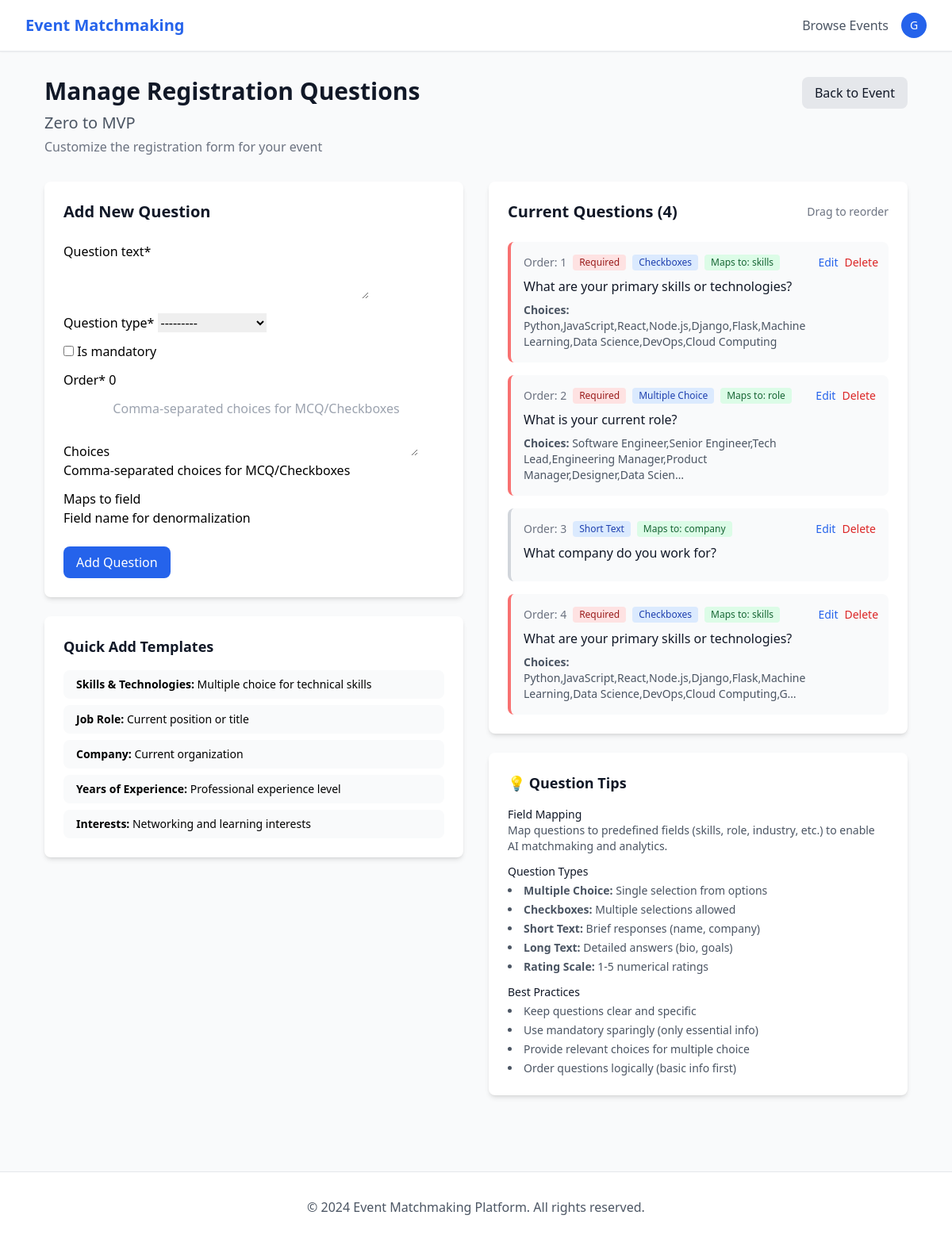
The app's page /event/1/questions/ (signed in) with its own data.
### events/models.py (models this page shows, shortened)
class Event(models.Model):
    STATUS_CHOICES = [
        ('draft', 'Draft'),
        ('published', 'Published'),
        ('ongoing', 'Ongoing'),
        ('completed', 'Completed'),
        ('cancelled', 'Cancelled'),
    ]
    host = models.ForeignKey(Host, on_delete=models.CASCADE, related_name='events')
    title = models.CharField(max_length=255)
    description = models.TextField()
    date = models.DateTimeField()
    end_date = models.DateTimeField(null=True, blank=True)
    location = models.CharField(max_length=255, blank=True)
    max_participants = models.IntegerField(null=True, blank=True)
    status = models.CharField(max_length=20, choices=STATUS_CHOICES, default='draft')
    template = models.ForeignKey(EventTemplate, on_delete=models.SET_NULL, null=True, blank=True)
    qr_code = models.ImageField(upload_to='qr_codes/', blank=True)
    registration_deadline = models.DateTimeField(null=True, blank=True)
    allow_waitlist = models.BooleanField(default=True)
    enable_qa = models.BooleanField(default=True)
    enable_matchmaking = models.BooleanField(default=True)
    created_at = models.DateTimeField(auto_now_add=True)
    updated_at = models.DateTimeField(auto_now=True)
    class Meta:
        ordering = ['-created_at']

class OnboardingQuestion(models.Model):
    QUESTION_TYPES = [
        ('multiple_choice', 'Multiple Choice'),
        ('short_text', 'Short Text'),
        ('long_text', 'Long Text'),
        ('rating_scale', 'Rating Scale'),
        ('checkboxes', 'Checkboxes'),
        ('email', 'Email'),
        ('number', 'Number'),
    ]
    event = models.ForeignKey(Event, on_delete=models.CASCADE, related_name='onboarding_questions', null=True, blank=True)
    template = models.ForeignKey(EventTemplate, on_delete=models.CASCADE, null=True, blank=True, related_name='template_questions')
    question_text = models.CharField(max_length=500)
    question_type = models.CharField(max_length=50, choices=QUESTION_TYPES)
    is_mandatory = models.BooleanField(default=False)
    order = models.IntegerField(default=0)
    choices = models.TextField(blank=True, help_text="Comma-separated choices for MCQ/Checkboxes")
    maps_to_field = models.CharField(max_length=50, blank=True, help_text="Field name for denormalization")
    created_at = models.DateTimeField(auto_now_add=True)
    class Meta:
        ordering = ['order', 'created_at']

### events/views.py (the view)
# urls.py: path('event/<int:event_id>/questions/', views.manage_questions, name='manage_questions'),
@login_required
def manage_questions(request, event_id):
    event = get_object_or_404(Event, id=event_id, host__user=request.user)
    questions = event.onboarding_questions.all().order_by('order')
    if request.method == 'POST':
        form = OnboardingQuestionForm(request.POST)
        if form.is_valid():
            question = form.save(commit=False)
            question.event = event
            question.save()
            messages.success(request, 'Question added successfully!')
            return redirect('manage_questions', event_id=event.id)
    else:
        form = OnboardingQuestionForm()
    context = {
        'event': event,
        'questions': questions,
        'form': form
    }
    return render(request, 'events/host/manage_questions.html', context)

### events/forms.py
class OnboardingQuestionForm(forms.ModelForm):
    class Meta:
        model = OnboardingQuestion
        fields = [
            'question_text', 'question_type', 'is_mandatory', 'order',
            'choices', 'maps_to_field'
        ]
        widgets = {
            'question_text': forms.Textarea(attrs={'rows': 2}),
            'choices': forms.Textarea(attrs={'rows': 3, 'placeholder': 'Comma-separated choices for MCQ/Checkboxes'}),
        }
    def __init__(self, *args, **kwargs):
        super().__init__(*args, **kwargs)
        self.helper = FormHelper()
        self.helper.layout = Layout(
            'question_text',
            Row(
                Column('question_type', css_class='form-group col-md-6 mb-0'),
                Column('maps_to_field', css_class='form-group col-md-6 mb-0'),
                css_class='form-row'
            ),
            'choices',
            Row(
                Column('is_mandatory', css_class='form-group col-md-6 mb-0'),
                Column('order', css_class='form-group col-md-6 mb-0'),
                css_class='form-row'
            ),
        )

### templates/events/host/manage_questions.html (shortened to what this page needs)
{% extends 'base.html' %}
{% load crispy_forms_tags %}
{% block content %}
<div class="max-w-6xl mx-auto px-4 sm:px-6 lg:px-8 py-8">
    <div class="mb-8">
        <div class="flex justify-between items-start">
            <div>
                <h1 class="text-3xl font-bold text-gray-900">Manage Registration Questions</h1>
                <h2 class="text-xl text-gray-600 mt-2">{{ event.title }}</h2>
                <p class="text-gray-500 mt-1">Customize the registration form for your event</p>
            </div>
            <a href="{% url 'event_detail' event.id %}" class="btn btn-secondary">
                Back to Event
            </a>
        </div>
    </div>
    <div class="grid grid-cols-1 lg:grid-cols-2 gap-8">
        <div>
            <div class="card">
                <h3 class="text-xl font-semibold text-gray-900 mb-6">Add New Question</h3>
                <form method="post">
                    {{ form|crispy }}
                    <div class="mt-6">
                        <button type="submit" class="btn btn-primary">
                            Add Question
                        </button>
                    </div>
                </form>
            </div>
            <div class="card mt-6">
                <h3 class="text-lg font-semibold text-gray-900 mb-4">Quick Add Templates</h3>
                <div class="space-y-2">
                    <button onclick="addQuickQuestion('skills')" class="w-full text-left px-4 py-2 bg-gray-50 hover:bg-gray-100 rounded-lg text-sm transition-colors">
                        <strong>Skills & Technologies:</strong> Multiple choice for technical skills
                    </button>
                    <button onclick="addQuickQuestion('role')" class="w-full text-left px-4 py-2 bg-gray-50 hover:bg-gray-100 rounded-lg text-sm transition-colors">
                        <strong>Job Role:</strong> Current position or title
                    </button>
                    <button onclick="addQuickQuestion('company')" class="w-full text-left px-4 py-2 bg-gray-50 hover:bg-gray-100 rounded-lg text-sm transition-colors">
                        <strong>Company:</strong> Current organization
                    </button>
                    <button onclick="addQuickQuestion('experience')" class="w-full text-left px-4 py-2 bg-gray-50 hover:bg-gray-100 rounded-lg text-sm transition-colors">
                        <strong>Years of Experience:</strong> Professional experience level
                    </button>
                    <button onclick="addQuickQuestion('interests')" class="w-full text-left px-4 py-2 bg-gray-50 hover:bg-gray-100 rounded-lg text-sm transition-colors">
                        <strong>Interests:</strong> Networking and learning interests
                    </button>
                </div>
            </div>
        </div>
        <div>
            <div class="card">
                <div class="flex justify-between items-center mb-6">
                    <h3 class="text-xl font-semibold text-gray-900">Current Questions ({{ questions.count }})</h3>
                    <span class="text-sm text-gray-500">Drag to reorder</span>
                </div>
                {% if questions %}
                    <div class="space-y-4" id="questions-list">
                        {% for question in questions %}
                        <div class="bg-gray-50 rounded-lg p-4 border-l-4
                            {% if question.is_mandatory %}border-red-400{% else %}border-gray-300{% endif %}"
                             data-question-id="{{ question.id }}">
                            <div class="flex justify-between items-start">
                                <div class="flex-1">
                                    <div class="flex items-center space-x-2 mb-2">
                                        <span class="text-sm font-medium text-gray-500">Order: {{ question.order }}</span>
                                        {% if question.is_mandatory %}
                                        <span class="inline-flex items-center px-2 py-0.5 rounded text-xs font-medium bg-red-100 text-red-800">
                                            Required
                                        </span>
                                        {% endif %}
                                        <span class="inline-flex items-center px-2 py-0.5 rounded text-xs font-medium bg-blue-100 text-blue-800">
                                            {{ question.get_question_type_display }}
                                        </span>
                                        {% if question.maps_to_field %}
                                        <span class="inline-flex items-center px-2 py-0.5 rounded text-xs font-medium bg-green-100 text-green-800">
                                            Maps to: {{ question.maps_to_field }}
                                        </span>
                                        {% endif %}
                                    </div>
                                    <h4 class="font-medium text-gray-900 mb-2">{{ question.question_text }}</h4>
                                    {% if question.choices %}
                                    <div class="text-sm text-gray-600">
                                        <strong>Choices:</strong> {{ question.choices|truncatechars:100 }}
                                    </div>
                                    {% endif %}
                                </div>
                                <div class="flex space-x-2 ml-4">
                                    <button onclick="editQuestion({{ question.id }})"
                                            class="text-blue-600 hover:text-blue-800 text-sm font-medium">
                                        Edit
                                    </button>
                                    <button onclick="deleteQuestion({{ question.id }})"
                                            class="text-red-600 hover:text-red-800 text-sm font-medium">
                                        Delete
                                    </button>
                                </div>
                            </div>
                        </div>
                        {% endfor %}
                    </div>
                {% endif %}
            </div>
            <div class="card mt-6">
                <h3 class="text-lg font-semibold text-gray-900 mb-4">💡 Question Tips</h3>
                <div class="space-y-3 text-sm text-gray-600">
                    <div>
                        <h4 class="font-medium text-gray-900">Field Mapping</h4>
                        <p>Map questions to predefined fields (skills, role, industry, etc.) to enable AI matchmaking and analytics.</p>
                    </div>
                    <div>
                        <h4 class="font-medium text-gray-900">Question Types</h4>
                        <ul class="list-disc list-inside mt-1 space-y-1">
                            <li><strong>Multiple Choice:</strong> Single selection from options</li>
                            <li><strong>Checkboxes:</strong> Multiple selections allowed</li>
                            <li><strong>Short Text:</strong> Brief responses (name, company)</li>
                            <li><strong>Long Text:</strong> Detailed answers (bio, goals)</li>
                            <li><strong>Rating Scale:</strong> 1-5 numerical ratings</li>
                        </ul>
                    </div>
                    <div>
                        <h4 class="font-medium text-gray-900">Best Practices</h4>
                        <ul class="list-disc list-inside mt-1 space-y-1">
                            <li>Keep questions clear and specific</li>
                            <li>Use mandatory sparingly (only essential info)</li>
                            <li>Provide relevant choices for multiple choice</li>
                            <li>Order questions logically (basic info first)</li>
                        </ul>
                    </div>
                </div>
            </div>
        </div>
    </div>
</div>
{% endblock %}

### templates/base.html (shortened to what this page needs)
<!DOCTYPE html>
<html lang="en">
<head>
    {% load static %}
    <link rel="stylesheet" href="{% static 'css/output.css' %}">
</head>
<body class="bg-gray-50 min-h-screen">
    <nav class="navbar">
        <div class="max-w-7xl mx-auto px-4 sm:px-6 lg:px-8">
            <div class="flex justify-between h-16">
                <div class="flex items-center">
                    <a href="{% url 'home' %}" class="text-xl font-bold text-primary-600">
                        Event Matchmaking
                    </a>
                </div>
                <div class="flex items-center space-x-4">
                    <a href="{% url 'event_list' %}" class="text-gray-600 hover:text-gray-900">Browse Events</a>
                    {% if user.is_authenticated %}
                        <div class="relative">
                            <button type="button" class="flex items-center text-sm rounded-full focus:outline-none focus:ring-2 focus:ring-offset-2 focus:ring-primary-500" id="user-menu-button" aria-expanded="false" aria-haspopup="true">
                                <div class="h-8 w-8 rounded-full bg-primary-600 flex items-center justify-center">
                                    <span class="text-sm font-medium text-white">
                                        {{ user.username|first|upper }}
                                    </span>
                                </div>
                            </button>
                        </div>
                    {% else %}
                        <a href="{% url 'login' %}" class="text-gray-600 hover:text-gray-900">Login</a>
                        <a href="{% url 'host_register' %}" class="btn btn-primary">Host an Event</a>
                    {% endif %}
                </div>
            </div>
        </div>
    </nav>
    <main>
        {% block content %}{% endblock %}
    </main>
    <footer class="bg-white border-t border-gray-200 mt-16">
        <div class="max-w-7xl mx-auto px-4 sm:px-6 lg:px-8 py-8">
            <div class="text-center text-gray-600">
                <p>&copy; 2024 Event Matchmaking Platform. All rights reserved.</p>
            </div>
        </div>
    </footer>
</body>
</html>

### records on screen
Event: title "Zero to MVP"
OnboardingQuestion: order "1", is_mandatory "Required", question_type "Checkboxes", maps_to_field "skills", question_text "What are your primary skills or technologies?", choices "Python,JavaScript,React,Node.js,Django,Flask,Machine Learning,Data Science,DevOps,Cloud Computing"
OnboardingQuestion: order "2", is_mandatory "Required", question_type "Multiple Choice", maps_to_field "role", question_text "What is your current role?", choices "Software Engineer,Senior Engineer,Tech Lead,Engineering Manager,Product Manager,Designer,Data Scien…"
OnboardingQuestion: order "3", question_type "Short Text", maps_to_field "company", question_text "What company do you work for?"
OnboardingQuestion: order "4", is_mandatory "Required", question_type "Checkboxes", maps_to_field "skills", question_text "What are your primary skills or technologies?", choices "Python,JavaScript,React,Node.js,Django,Flask,Machine Learning,Data Science,DevOps,Cloud Computing,G…"

### other values on screen
{{ user.username|first|upper }} "G"
{{ questions.count }} "4"
